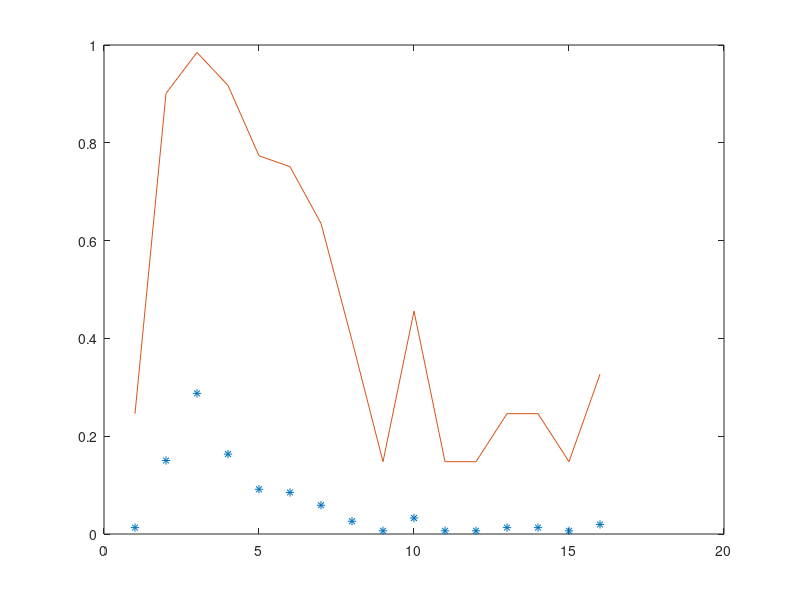

Write the MATLAB code that produced this figure.
%% Clean Environment
clc
clear
close all

%%
y=[0.013071895,0.150326797,0.287581699,0.163398693,0.091503268,0.08496732,0.058823529,0.026143791,0.006536948,0.032679739,0.006535948,0.006535948,0.013071895,0.013071895,0.006535948,0.019607843];
plot(y,'*')
hold on
z=y';
phat=gamfit(z,0.05);
p=gamcdf(z,phat(1),phat(2));
plot(p)